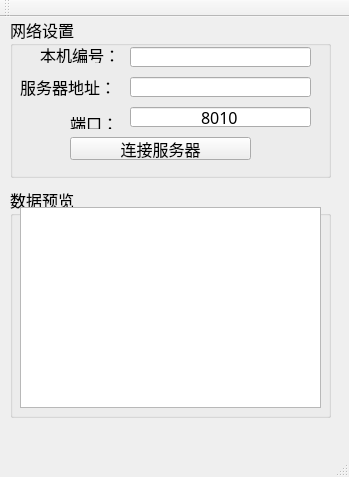
<?xml version="1.0" encoding="UTF-8"?>
<ui version="4.0">
 <class>MainWindow</class>
 <widget class="QMainWindow" name="MainWindow">
  <property name="geometry">
   <rect>
    <x>0</x>
    <y>0</y>
    <width>349</width>
    <height>477</height>
   </rect>
  </property>
  <property name="font">
   <font>
    <family>楷体</family>
    <pointsize>12</pointsize>
   </font>
  </property>
  <property name="windowTitle">
   <string>送餐系统客户端</string>
  </property>
  <property name="windowIcon">
   <iconset resource="resource.qrc">
    <normaloff>:/image/Welcome.png</normaloff>:/image/Welcome.png</iconset>
  </property>
  <widget class="QWidget" name="centralWidget">
   <widget class="QGroupBox" name="groupBox">
    <property name="geometry">
     <rect>
      <x>10</x>
      <y>0</y>
      <width>321</width>
      <height>161</height>
     </rect>
    </property>
    <property name="title">
     <string>网络设置</string>
    </property>
    <widget class="QLabel" name="label">
     <property name="geometry">
      <rect>
       <x>30</x>
       <y>30</y>
       <width>81</width>
       <height>16</height>
      </rect>
     </property>
     <property name="text">
      <string>本机编号：</string>
     </property>
    </widget>
    <widget class="QLabel" name="label_2">
     <property name="geometry">
      <rect>
       <x>10</x>
       <y>60</y>
       <width>91</width>
       <height>20</height>
      </rect>
     </property>
     <property name="text">
      <string>服务器地址：</string>
     </property>
    </widget>
    <widget class="QLabel" name="label_3">
     <property name="geometry">
      <rect>
       <x>60</x>
       <y>100</y>
       <width>54</width>
       <height>12</height>
      </rect>
     </property>
     <property name="text">
      <string>端口：</string>
     </property>
    </widget>
    <widget class="QLineEdit" name="editLocalID">
     <property name="geometry">
      <rect>
       <x>120</x>
       <y>30</y>
       <width>181</width>
       <height>20</height>
      </rect>
     </property>
    </widget>
    <widget class="QLineEdit" name="editServerIP">
     <property name="geometry">
      <rect>
       <x>120</x>
       <y>60</y>
       <width>181</width>
       <height>20</height>
      </rect>
     </property>
    </widget>
    <widget class="QLineEdit" name="editPort">
     <property name="geometry">
      <rect>
       <x>120</x>
       <y>90</y>
       <width>181</width>
       <height>20</height>
      </rect>
     </property>
     <property name="text">
      <string>8010</string>
     </property>
     <property name="alignment">
      <set>Qt::AlignCenter</set>
     </property>
    </widget>
    <widget class="QPushButton" name="btnConnect">
     <property name="geometry">
      <rect>
       <x>60</x>
       <y>120</y>
       <width>181</width>
       <height>23</height>
      </rect>
     </property>
     <property name="text">
      <string>连接服务器</string>
     </property>
    </widget>
   </widget>
   <widget class="QGroupBox" name="groupBox_2">
    <property name="geometry">
     <rect>
      <x>10</x>
      <y>170</y>
      <width>321</width>
      <height>231</height>
     </rect>
    </property>
    <property name="title">
     <string>数据预览</string>
    </property>
    <widget class="QTextBrowser" name="txtData">
     <property name="geometry">
      <rect>
       <x>10</x>
       <y>20</y>
       <width>301</width>
       <height>201</height>
      </rect>
     </property>
    </widget>
   </widget>
  </widget>
  <widget class="QMenuBar" name="menuBar">
   <property name="geometry">
    <rect>
     <x>0</x>
     <y>0</y>
     <width>349</width>
     <height>23</height>
    </rect>
   </property>
  </widget>
  <widget class="QToolBar" name="mainToolBar">
   <attribute name="toolBarArea">
    <enum>TopToolBarArea</enum>
   </attribute>
   <attribute name="toolBarBreak">
    <bool>false</bool>
   </attribute>
  </widget>
  <widget class="QStatusBar" name="statusBar"/>
 </widget>
 <layoutdefault spacing="6" margin="11"/>
 <resources>
  <include location="resource.qrc"/>
 </resources>
 <connections/>
</ui>
